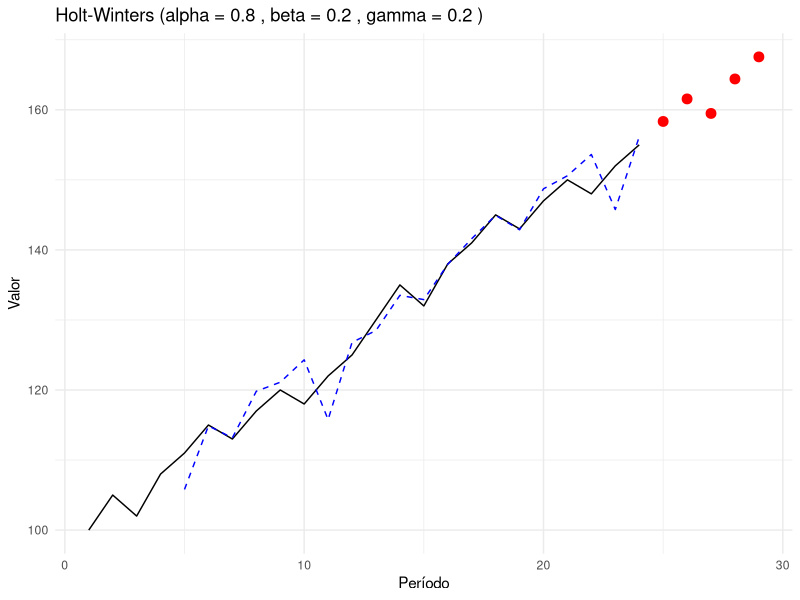

Generate this figure with R:
library(forecast)
library(ggplot2)

# Función para calcular el modelo de Holt-Winters y las medidas de error
calcular_holt_winters <- function(periodos, valores, frecuencia, forecast_periods, alpha = NULL, beta = NULL, gamma = NULL) {
  # Asegurarse de que los periodos y valores sean vectores numéricos
  periodos <- as.numeric(periodos)
  valores <- as.numeric(valores)
  
  # Crear la serie de tiempo con frecuencia estacional
  serie_time <- ts(valores, start = periodos[1], frequency = frecuencia)
  
  # Ajustar el modelo de Holt-Winters con los parámetros especificados
  modelo_hw <- HoltWinters(serie_time, alpha = alpha, beta = beta, gamma = gamma)
  
  # Obtener los valores ajustados
  valores_ajustados <- fitted(modelo_hw)[, 1]
  
  # Ajustar la longitud de los valores observados para coincidir con los valores ajustados
  valores_observados <- valores[(length(valores) - length(valores_ajustados) + 1):length(valores)]
  periodos_ajustados <- periodos[(length(valores) - length(valores_ajustados) + 1):length(periodos)]
  
  # Calcular las medidas de error
  mae <- mean(abs(valores_observados - valores_ajustados), na.rm = TRUE)
  mse <- mean((valores_observados - valores_ajustados)^2, na.rm = TRUE)
  rmse <- sqrt(mse)
  mape <- mean(abs((valores_observados - valores_ajustados) / valores_observados) * 100, na.rm = TRUE)
  
  # Predicción para los períodos indicados
  predicciones <- forecast(modelo_hw, h = forecast_periods)$mean
  ult_periodo <- max(periodos)
  periodos_prediccion <- (ult_periodo + 1):(ult_periodo + forecast_periods)
  
  # Crear data frames para la gráfica
  df_original <- data.frame(time = periodos, value = valores)
  df_ajustado <- data.frame(time = periodos_ajustados, value = valores_ajustados)
  df_prediccion <- data.frame(time = periodos_prediccion, value = predicciones)
  
  # Crear la gráfica
  grafica <- ggplot() +
    geom_line(data = df_original, aes(x = time, y = value), color = "black") +
    geom_line(data = df_ajustado, aes(x = time, y = value), color = "blue", linetype = "dashed") +
    geom_point(data = df_prediccion, aes(x = time, y = value), color = "red", size = 3) +
    labs(title = paste("Holt-Winters (alpha =", alpha, ", beta =", beta, ", gamma =", gamma, ")"),
         x = "Período",
         y = "Valor",
         color = "Serie") +
    theme_minimal()
  
  # Imprimir la gráfica
  print(grafica)
  
  # Imprimir las medidas de error
  cat("MAE:", mae, "\n")
  cat("MSE:", mse, "\n")
  cat("RMSE:", rmse, "\n")
  cat("MAPE:", mape, "%\n")
  
  # Imprimir la predicción para los próximos períodos
  cat("Predicciones para los próximos", forecast_periods, "períodos:", predicciones, "\n")
}

# Crear vectores de ejemplo con una frecuencia estacional adecuada.
# En este caso, se utiliza una frecuencia de 4 para simular datos trimestrales.
periodos <- 1:24
valores <- c(100, 105, 102, 108, 111, 115, 113, 117, 120, 118, 122, 125, 
             130, 135, 132, 138, 141, 145, 143, 147, 150, 148, 152, 155)

# Ejecutar la función con los vectores y una frecuencia estacional, y definir los parámetros alpha, beta y gamma
calcular_holt_winters(periodos, valores, frecuencia = 4, forecast_periods = 5, alpha = 0.8, beta = 0.2, gamma = 0.2)